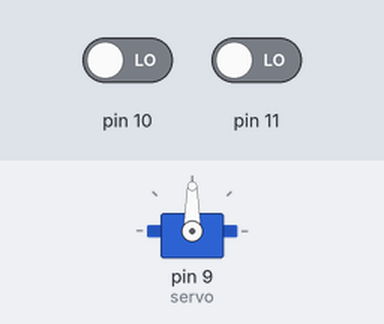
Recording of a sketch running on a simulated Arduino Uno, built with avr-gcc and run on an emulated ATmega328P. Shown: servo. Inputs (shaded band) come from the test bench; at power-on: pin 10 LOW, pin 11 LOW.

Above: at 1.2 s.
1.3 s: pin 10 driven HIGH
At 1.9 s:
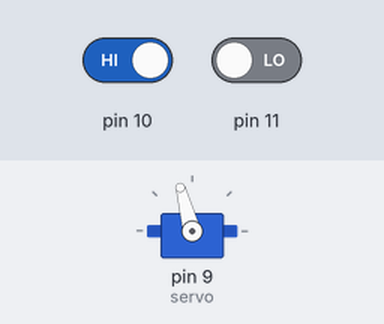
4.3 s: pin 11 driven HIGH
At 4.3 s:
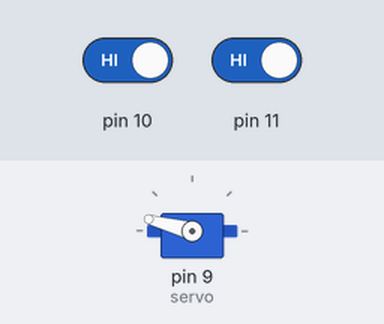
5.8 s: pin 11 driven LOW
At 7.3 s:
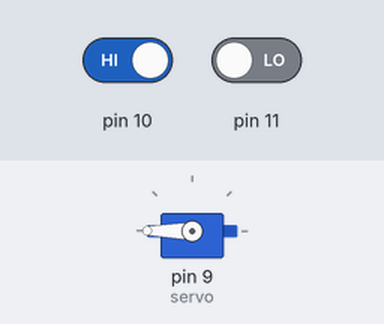
Timing chart, 0 to 22.5 s (numbered marks = the images above; inputs shaded):
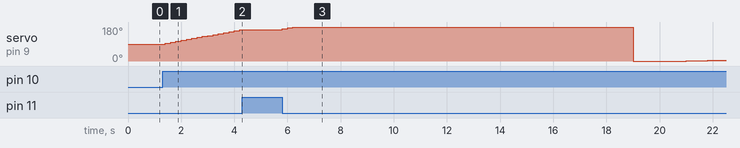

Measured:
- after the input at 1.3 s, servo on pin 9 (servo): moves from 90° to 165° over 2.8 s, starting after 0.10 s
- after the input at 4.3 s, servo on pin 9 (servo): stays 165° (without the input it goes to 170° after 0.10 s)
- after the input at 5.8 s, servo on pin 9 (servo): 165° → 170° at once, → 175° 0.20 s later, → 180° 0.20 s later, → 0° 12.8 s later, … (8 changes in this stretch)

The sketch:

6d.ino
```cpp
#include <Servo.h>

int pos = 90;

Servo servo;

void setup()
{
  servo.attach(9);
  pinMode(10, INPUT);
  pinMode(11, INPUT);
  servo.write(pos);
}

void loop()
{
  if (digitalRead(10) == HIGH) {
    pos += 5;
  }
  if (digitalRead(11) == HIGH) {
    pos -= 5;
  }
  servo.write(pos);
  delay(200);
}
```
